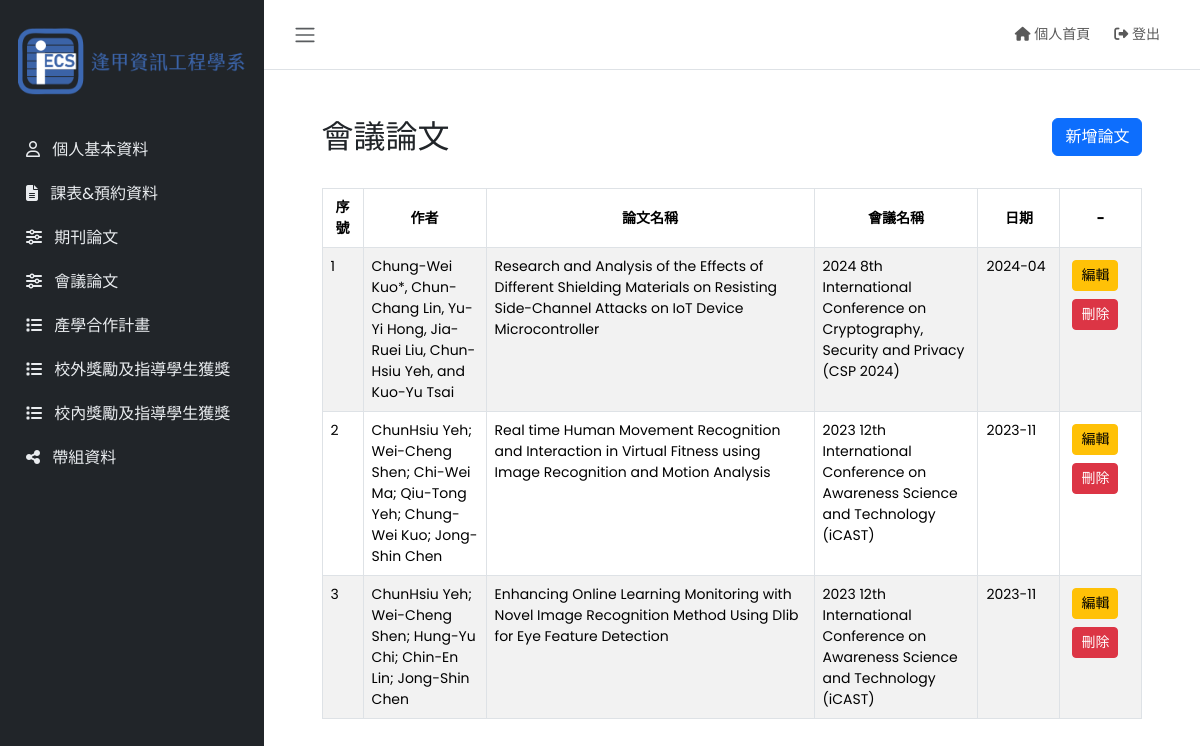
The app's page /admin/conference.php (signed in) with its own data.
### tables this page shows
CREATE TABLE `conference` (
  `id` int NOT NULL AUTO_INCREMENT,
  `作者` varchar(500) NOT NULL,
  `論文名稱` varchar(500) NOT NULL,
  `會議名稱` varchar(500) NOT NULL,
  `會期及頁數` varchar(500) NOT NULL,
  `日期` varchar(7) NOT NULL COMMENT 'yyyy-dd',
  `地點` varchar(100) NOT NULL,
  `教授編號` varchar(8) NOT NULL,
  PRIMARY KEY (`id`,`論文名稱`)
);

### admin/conference.php (the view)
<?php require_once "includes/header.php" ?>
<?php require_once "includes/sidebar.php" ?>
<main class="content">
    <div class="container-fluid">
        <div class="mycontainer">
            <header class="d-flex justify-content-between mt-5">
                <h2>會議論文</h2>
                <div>
                    <a href="./confpaper/create.php" class="btn btn-primary">新增論文</a>
                </div>
            </header>
            <table class="table table-bordered table-hover table-striped"">
                <thead>
                    <tr>
                        <th width="5%">序號</th>
                        <th width="15%">作者</th>
                        <th>論文名稱</th>
                        <th width="20%">會議名稱</th>
                        <th width="10%">日期</th>
                        <th width="10%">-</th>
                    </tr>
                </thead>
                <tbody>
                <?php
                $sqlSelect = mysqli_query($conn, "SELECT * FROM conference order by 日期 desc");
                $numrow = mysqli_num_rows($sqlSelect);
                if($numrow != 0){
                    $serial = 1;
                    while($data = mysqli_fetch_array($sqlSelect)){
                        ?>
                        <tr>
                            <td><?php echo $serial; ?></td>
                            <td><?php echo $data['作者']; ?></td>
                            <td><?php echo $data['論文名稱']; ?></td>
                            <td><?php echo $data['會議名稱']; ?></td>
                            <td><?php echo $data['日期']; ?></td>
                            <td class="justify-content-center">
                                <a class="btn btn-warning btn-sm m-1" href="confpaper/edit.php?id=<?php echo $data['id']; ?>">編輯</a>
                                <a class="btn btn-danger btn-sm m-1" href="confpaper/delete.php?id=<?php echo $data['id']; ?>">刪除</a>
                            </td>
                        </tr>
                        <?php
                        $serial++;
                    }
                } else {
                    echo "<tr class='text-center'><td colspan='12'>目前無任何紀錄</td></tr>";
                }
                ?>
                </tbody>
            </table>
        </div>
    </div>
</main>
<?php require_once "includes/jslink.php" ?>

### css/admin.css (style rules this page uses)
body { font-family: 'Poppins', sans-serif; font-size: 0.875rem; opacity: 1; overflow: auto; margin: 0; }
a { cursor: pointer; text-decoration: none; font-family: 'Poppins', sans-serif; }
.content { flex: 1; max-width: 100vw; width: 100vw; }
@media (min-width:768px) { .content { max-width: auto; width: auto; } }
.mycontainer { width: 90%; margin: 1.5rem auto; }
.mycontainer table { margin: 1.5rem auto; }
table th { vertical-align:middle; text-align: center; }

### records on screen
conference: 作者 "Chung-Wei Kuo*, Chun-Chang Lin, Yu-Yi Hong, Jia-Ruei Liu, Chun-Hsiu Yeh, and Kuo-Yu Tsai", 論文名稱 "Research and Analysis of the Effects of Different Shielding Materials on Resisting Side-Channel Attacks on IoT Device Microcontroller", 會議名稱 "2024 8th International Conference on Cryptography, Security and Privacy (CSP 2024)", 日期 "2024-04"
conference: 作者 "ChunHsiu Yeh; Wei-Cheng Shen; Chi-Wei Ma; Qiu-Tong Yeh; Chung-Wei Kuo; Jong-Shin Chen", 論文名稱 "Real time Human Movement Recognition and Interaction in Virtual Fitness using Image Recognition and Motion Analysis", 會議名稱 "2023 12th International Conference on Awareness Science and Technology (iCAST)", 日期 "2023-11"
conference: 作者 "ChunHsiu Yeh; Wei-Cheng Shen; Hung-Yu Chi; Chin-En Lin; Jong-Shin Chen", 論文名稱 "Enhancing Online Learning Monitoring with Novel Image Recognition Method Using Dlib for Eye Feature Detection", 會議名稱 "2023 12th International Conference on Awareness Science and Technology (iCAST)", 日期 "2023-11"
